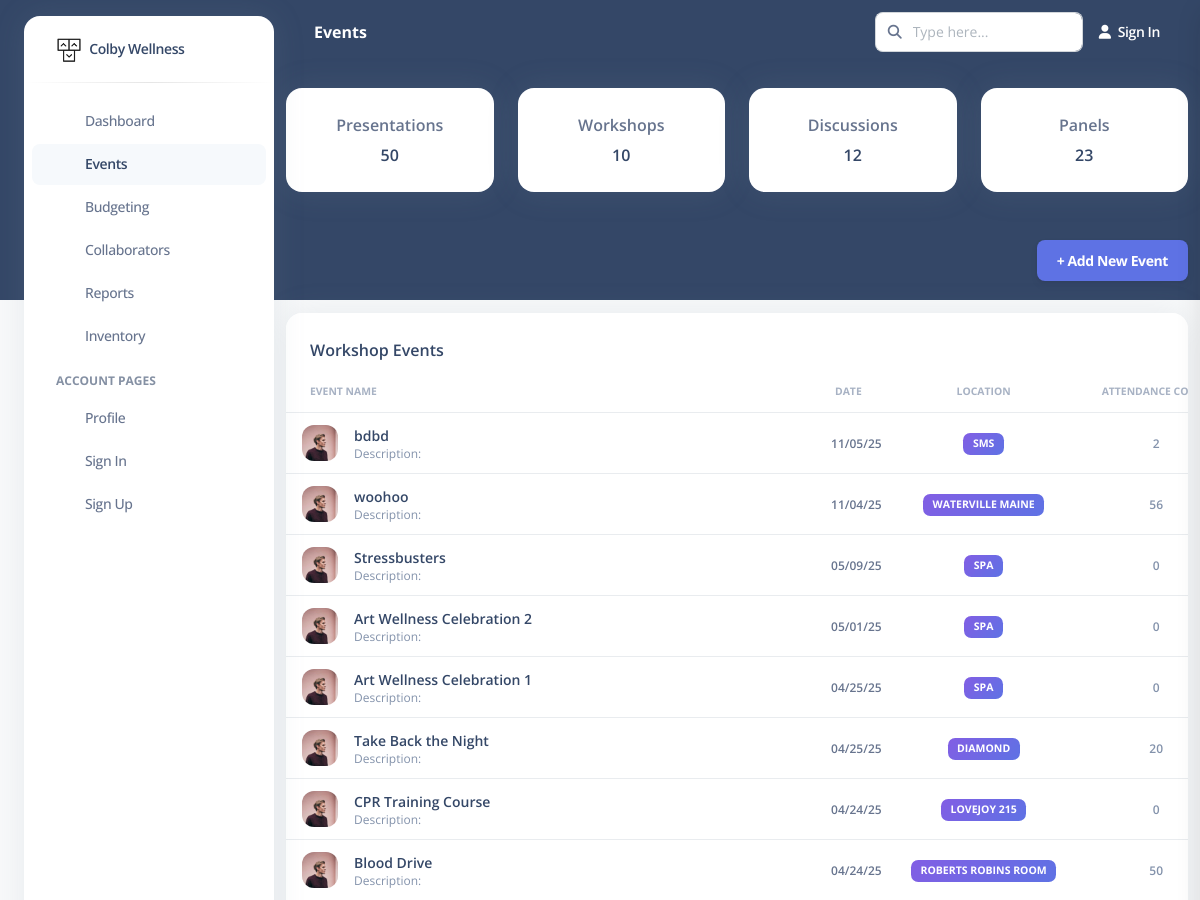
Before: /events (upper part) with the older database file.
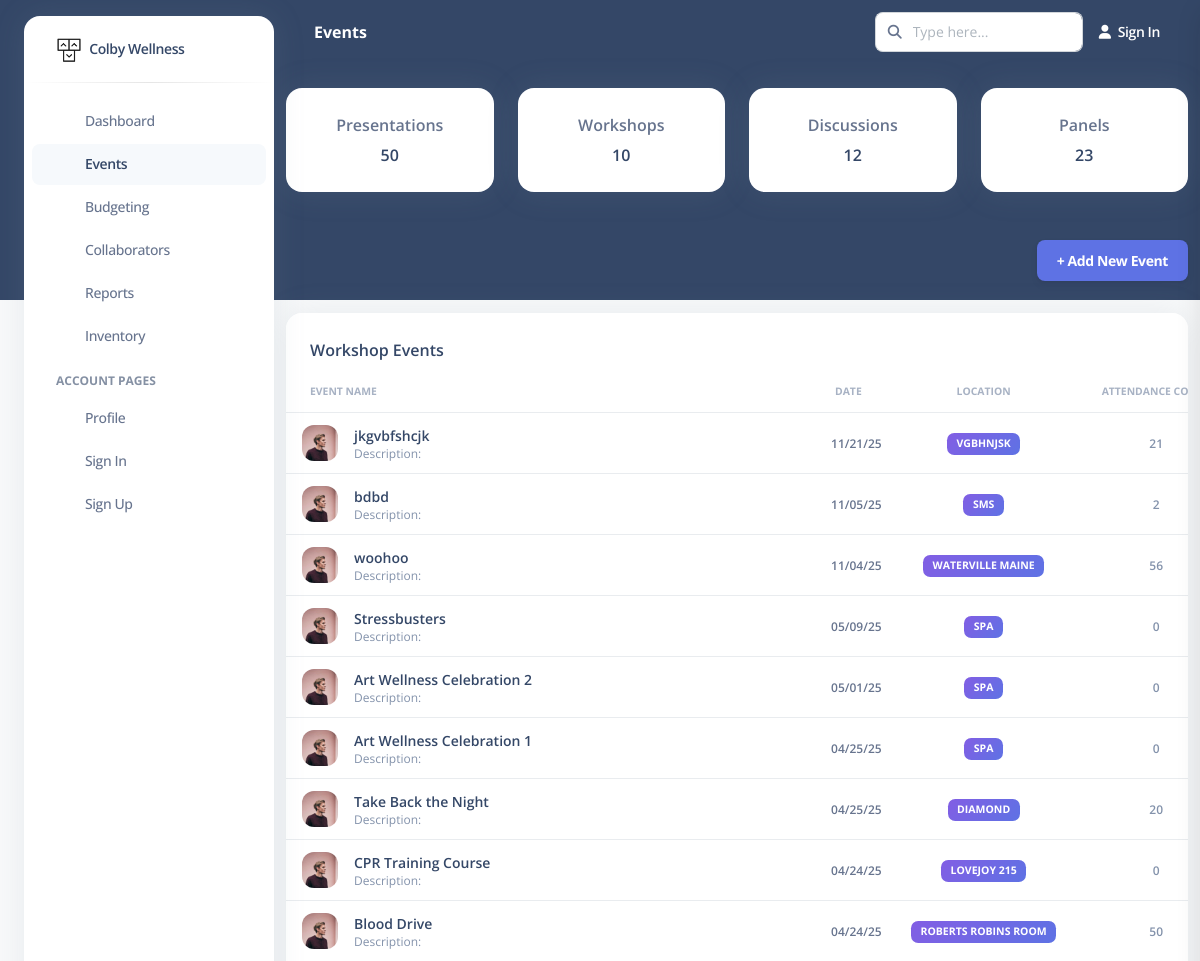
After: the same page with the newer database file.
### models.py (models this page shows)
class Events(db.Model):
    __tablename__ = "events"
    id = db.Column(db.Integer, primary_key=True)
    title = db.Column(db.String(200), nullable=False)
    start_time = db.Column(db.Time, nullable=True)
    end_time = db.Column(db.Time, nullable=True)
    date = db.Column(db.Date, nullable=False)
    attendance = db.Column(db.Integer, nullable=True)
    location = db.Column(db.String(80), nullable=True)
    description = db.Column(db.Text, nullable=True)
    advert_id = db.Column(db.Integer, db.ForeignKey('advertisement.id'), nullable=True)
    partner_id = db.Column(db.Integer, db.ForeignKey('partners.id'), nullable=True)
    lead_organizer = db.Column(db.Integer, db.ForeignKey('organizers.id'), nullable=True)
    type_id = db.Column(db.Integer, db.ForeignKey('event_type.id'), nullable=True)
    partners = db.relationship(
    'Partners',
    secondary='event_partners',
    back_populates='events',
    lazy='dynamic'
)
    organizer_obj = db.relationship('Organizer', foreign_keys=[lead_organizer])

### views.py (the view)
@main_blueprint.route('/events')
def events_page():
    curEventList = getEventsList()
    return render_template('event.html', events=curEventList)

### views.py (called while the page is built)
def getEventsList():
    events = db.session.query(Events).order_by(Events.date.desc()).all()
    event_list = []
    for e in events:
        organizer = db.session.query(Organizer).filter_by(id=e.lead_organizer).first()
        organizer_name = organizer.name if organizer else "N/A"
        partner_names = [p.name for p in e.partners] if e.partners else []
        event_list.append({
            "id": e.id,
            "title": e.title,
            "date": e.date,
            "location": e.location,
            "attendance": e.attendance,
            "lead_organizer": organizer_name,
            "partners": ", ".join(partner_names)  # join multiple partners into a string
        })
    return event_list

### templates/event.html (shortened to what the changed rows need)
<!DOCTYPE html>
<html lang="en">
<head>
  <link href="https://demos.creative-tim.com/argon-dashboard-pro/assets/css/nucleo-icons.css" rel="stylesheet" />
  <link href="https://demos.creative-tim.com/argon-dashboard-pro/assets/css/nucleo-svg.css" rel="stylesheet" />
  <link id="pagestyle" href="{{ url_for('static', filename='css/argon-dashboard.css') }}" rel="stylesheet" />
</head>
<body class="g-sidenav-show bg-gray-100">
  <main class="main-content position-relative border-radius-lg ">
    <div class="container-fluid py-4">
        <div class="row">
        <div class="col-12">
          <div class="card mb-4">
            <div class="card-body px-0 pt-0 pb-2">
              <div class="table-responsive p-0">
                <table class="table align-items-center mb-0">
                  <thead>
                    <tr>
                      <th class="text-uppercase text-secondary text-xxs font-weight-bolder opacity-7">Event Name</th>
                      <th class="text-center text-uppercase text-secondary text-xxs font-weight-bolder opacity-7 ps-2">Date</th>
                      <th class="text-center text-uppercase text-secondary text-xxs font-weight-bolder opacity-7">Location</th>
                      <th class="text-center text-uppercase text-secondary text-xxs font-weight-bolder opacity-7">Attendance Count</th>
                    </tr>
                  </thead>
                <tbody>
                  {% for event in events %}
                  <tr>
                    <td>
                      <div class="d-flex px-2 py-1">
                        <div>
                          <img src="../static/images/team-4.jpg" class="avatar avatar-sm me-3" alt="event">
                        </div>
                        <div class="d-flex flex-column justify-content-center">
                          <h6 class="mb-0 text-sm">{{ event.title }}</h6>
                          <p class="text-xs text-secondary mb-0">Description:</p>
                        </div>
                      </div>
                    </td>
                    <td class="align-middle text-center">
                      <p class="text-xs font-weight-bold mb-0">{{ event.date.strftime('%m/%d/%y') }}</p>
                    </td>
                    <td class="align-middle text-center text-sm">
                      <span class="badge badge-sm bg-gradient-primary">{{ event.location }}</span>
                    </td>
                    <td class="align-middle text-center">
                      <span class="text-secondary text-xs font-weight-bold">{{ event.attendance }}</span>
                    </td>
                  </tr>
                  {% endfor %}
                </tbody>
                </table>
              </div>
            </div>
          </div>
        </div>
      </div>
    </div>
  </main>
</body>
</html>

Changed rows visible on the page:
added Events: title "jkgvbfshcjk", date "11/21/25", location "VGBHNJSK", attendance "21"
